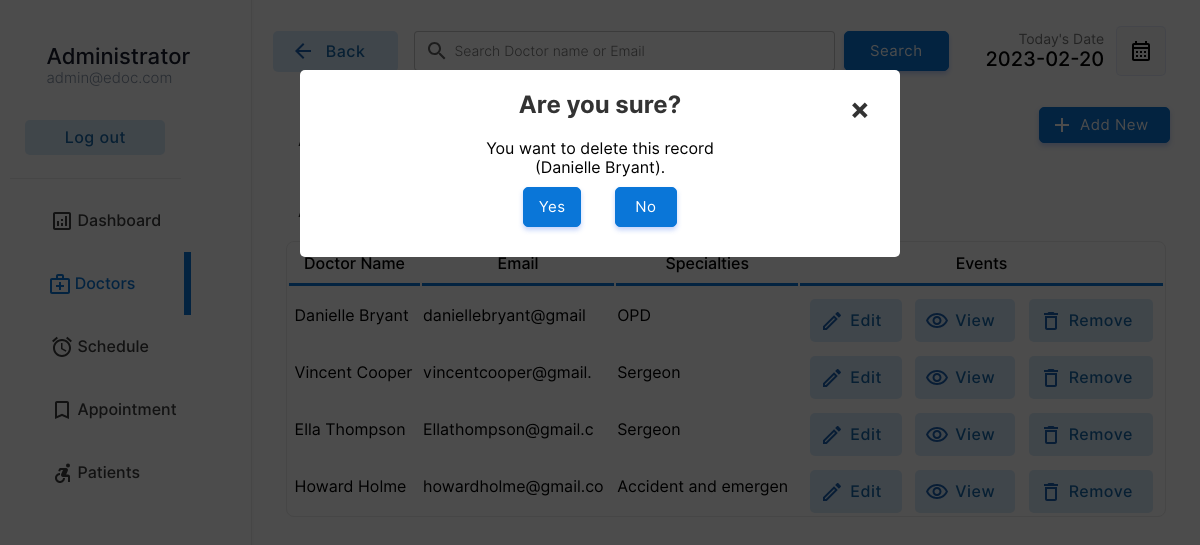
/doctor/doctors.php?action=drop&id=5&name=Danielle Bryant (signed in), run on the app's committed database.
### tables this page shows
CREATE TABLE `doctor` (
  `docid` int(11) NOT NULL,
  `docemail` varchar(255) DEFAULT NULL,
  `docname` varchar(255) DEFAULT NULL,
  `docpassword` varchar(255) DEFAULT NULL,
  `docnic` varchar(15) DEFAULT NULL,
  `doctel` varchar(15) DEFAULT NULL,
  `specialties` int(2) DEFAULT NULL
);

CREATE TABLE `specialties` (
  `id` int(2) NOT NULL,
  `sname` varchar(50) DEFAULT NULL
);

### doctor/doctors.php (the view, shortened to what the rows shown need)
<!DOCTYPE html>
<html lang="en">
<head>
    <link rel="stylesheet" href="../css/animations.css">
    <link rel="stylesheet" href="../css/main.css">
    <link rel="stylesheet" href="../css/admin.css">
</head>
<body>
    <?php
    include("../connection.php");
    ?>
        <div class="dash-body">
            <table border="0" width="100%" style=" border-spacing: 0;margin:0;padding:0;margin-top:25px; ">
                <?php
                    if($_POST){
                        $keyword=$_POST["search"];
                        $sqlmain= "select * from doctor where docemail='$keyword' or docname='$keyword' or docname like '$keyword%' or docname like '%$keyword' or docname like '%$keyword%'";
                    }else{
                        $sqlmain= "select * from doctor order by docid desc";
                    }
                ?>
                <tr>
                   <td colspan="4">
                       <center>
                        <div class="abc scroll">
                        <table width="93%" class="sub-table scrolldown" border="0">
                        <thead>
                        <tr>
                                <th class="table-headin">
                                Doctor Name
                                </th>
                                <th class="table-headin">
                                    Email
                                </th>
                                <th class="table-headin">
                                    Specialties
                                </th>
                                <th class="table-headin">
                                    Events
                                </tr>
                        </thead>
                        <tbody>
                            <?php
                                $result= $database->query($sqlmain);
                                if($result->num_rows==0){
                                    echo '<tr>
                                    <td colspan="4">
                                    <br><br><br><br>
                                    <center>
                                    <img src="../img/notfound.svg" width="25%">
                                    <br>
                                    <p class="heading-main12" style="margin-left: 45px;font-size:20px;color:rgb(49, 49, 49)">We  couldnt find anything related to your keywords !</p>
                                    <a class="non-style-link" href="doctors.php"><button  class="login-btn btn-primary-soft btn"  style="display: flex;justify-content: center;align-items: center;margin-left:20px;">&nbsp; Show all Doctors &nbsp;</font></button>
                                    </a>
                                    </center>
                                    <br><br><br><br>
                                    </td>
                                    </tr>';
                                }
                                else{
                                for ( $x=0; $x<$result->num_rows;$x++){
                                    $row=$result->fetch_assoc();
                                    $docid=$row["docid"];
                                    $name=$row["docname"];
                                    $email=$row["docemail"];
                                    $spe=$row["specialties"];
                                    $spcil_res= $database->query("select sname from specialties where id='$spe'");
                                    $spcil_array= $spcil_res->fetch_assoc();
                                    $spcil_name=$spcil_array["sname"];
                                    echo '<tr>
                                        <td> &nbsp;'.
                                        substr($name,0,30)
                                        .'</td>
                                        <td>
                                        '.substr($email,0,20).'
                                        </td>
                                        <td>
                                            '.substr($spcil_name,0,20).'
                                        </td>
                                        <td>
                                        <div style="display:flex;justify-content: center;">
                                        <a href="?action=edit&id='.$docid.'&error=0" class="non-style-link"><button  class="btn-primary-soft btn button-icon btn-edit"  style="padding-left: 40px;padding-top: 12px;padding-bottom: 12px;margin-top: 10px;"><font class="tn-in-text">Edit</font></button></a>
                                        &nbsp;&nbsp;&nbsp;
                                        <a href="?action=view&id='.$docid.'" class="non-style-link"><button  class="btn-primary-soft btn button-icon btn-view"  style="padding-left: 40px;padding-top: 12px;padding-bottom: 12px;margin-top: 10px;"><font class="tn-in-text">View</font></button></a>
                                       &nbsp;&nbsp;&nbsp;
                                       <a href="?action=drop&id='.$docid.'&name='.$name.'" class="non-style-link"><button  class="btn-primary-soft btn button-icon btn-delete"  style="padding-left: 40px;padding-top: 12px;padding-bottom: 12px;margin-top: 10px;"><font class="tn-in-text">Remove</font></button></a>
                                        </div>
                                        </td>
                                    </tr>';
                                }
                            }
                            ?>
                            </tbody>
                        </table>
                        </div>
                        </center>
                   </td>
                </tr>
            </table>
        </div>
    <?php
    if($_GET){
        $id=$_GET["id"];
        $action=$_GET["action"];
        if($action=='drop'){
            $nameget=$_GET["name"];
            echo '
            <div id="popup1" class="overlay">
                    <div class="popup">
                    <center>
                        <h2>Are you sure?</h2>
                        <a class="close" href="doctors.php">&times;</a>
                        <div class="content">
                            You want to delete this record<br>('.substr($nameget,0,40).').
                        </div>
                        <div style="display: flex;justify-content: center;">
                        <a href="delete-doctor.php?id='.$id.'" class="non-style-link"><button  class="btn-primary btn"  style="display: flex;justify-content: center;align-items: center;margin:10px;padding:10px;"<font class="tn-in-text">&nbsp;Yes&nbsp;</font></button></a>&nbsp;&nbsp;&nbsp;
                        <a href="doctors.php" class="non-style-link"><button  class="btn-primary btn"  style="display: flex;justify-content: center;align-items: center;margin:10px;padding:10px;"><font class="tn-in-text">&nbsp;&nbsp;No&nbsp;&nbsp;</font></button></a>
                        </div>
                    </center>
            </div>
            </div>
            ';
        }elseif($action=='edit'){
            $sqlmain= "select * from doctor where docid='$id'";
            $result= $database->query($sqlmain);
            $row=$result->fetch_assoc();
            $name=$row["docname"];
            $email=$row["docemail"];
            $spe=$row["specialties"];
            $spcil_res= $database->query("select sname from specialties where id='$spe'");
            $spcil_array= $spcil_res->fetch_assoc();
            $spcil_name=$spcil_array["sname"];
            $nic=$row['docnic'];
            $tele=$row['doctel'];
            $error_1=$_GET["error"];
                $errorlist= array(
                    '1'=>'<label for="promter" class="form-label" style="color:rgb(255, 62, 62);text-align:center;">Already have an account for this Email address.</label>',
                    '2'=>'<label for="promter" class="form-label" style="color:rgb(255, 62, 62);text-align:center;">Password Conformation Error! Reconform Password</label>',
                    '3'=>'<label for="promter" class="form-label" style="color:rgb(255, 62, 62);text-align:center;"></label>',
                    '4'=>"",
                    '0'=>'',
                );
            if($error_1!='4'){
                    echo '
                    <div id="popup1" class="overlay">
                            <div class="popup">
                            <center>
                                <a class="close" href="doctors.php">&times;</a>
                                <div style="display: flex;justify-content: center;">
                                <div class="abc">
                                <table width="80%" class="sub-table scrolldown add-doc-form-container" border="0">
                                <tr>
                                        <td class="label-td" colspan="2">'.
                                            $errorlist[$error_1]
                                        .'</td>
                                    </tr>
                                    <tr>
                                        <td>
                                            <p style="padding: 0;margin: 0;text-align: left;font-size: 25px;font-weight: 500;">Edit Doctor Details.</p>
                                        Doctor ID : '.$id.' (Auto Generated)<br><br>
                                        </td>
                                    </tr>
                                    <tr>
                                        <td class="label-td" colspan="2">
                                            <form action="edit-doc.php" method="POST" class="add-new-form">
                                            <label for="Email" class="form-label">Email: </label>
                                            <input type="hidden" value="'.$id.'" name="id00">
                                        </td>
                                    </tr>
                                    <tr>
                                        <td class="label-td" colspan="2">
                                        <input type="email" name="email" class="input-text" placeholder="Email Address" value="'.$email.'" required><br>
                                        </td>
                                    </tr>
                                    <tr>
                                        <td class="label-td" colspan="2">
                                            <label for="name" class="form-label">Name: </label>
                                        </td>
                                    </tr>
                                    <tr>
                                        <td class="label-td" colspan="2">
                                            <input type="text" name="name" class="input-text" placeholder="Doctor Name" value="'.$name.'" required><br>
                                        </td>
                                    </tr>
                                    <tr>
                                        <td class="label-td" colspan="2">
                                            <label for="nic" class="form-label">NIC: </label>
                                        </td>
                                    </tr>
                                    <tr>
                                        <td class="label-td" colspan="2">
                                            <input type="text" name="nic" class="input-text" placeholder="NIC Number" value="'.$nic.'" required><br>
                                        </td>
                                    </tr>
                                    <tr>
                                        <td class="label-td" colspan="2">
                                            <label for="Tele" class="form-label">Telephone: </label>
                                        </td>
                                    </tr>
                                    <tr>
                                        <td class="label-td" colspan="2">
                                            <input type="tel" name="Tele" class="input-text" placeholder="Telephone Number" value="'.$tele.'" required><br>
                                        </td>
                                    </tr>
                                    <tr>
                                        <td class="label-td" colspan="2">
                                            <label for="spec" class="form-label">Choose specialties: (Current'.$spcil_name.')</label>
                                        </td>
                                    </tr>
                                    <tr>
                                        <td class="label-td" colspan="2">
                                            <select name="spec" id="" class="box">';
                                                $list11 = $database->query("select  * from  specialties;");
                                                for ($y=0;$y<$list11->num_rows;$y++){
                                                    $row00=$list11->fetch_assoc();
                                                    $sn=$row00["sname"];
                                                    $id00=$row00["id"];
                                                    echo "<option value=".$id00.">$sn</option><br/>";
                                                };
                                echo     '       </select><br><br>
                                        </td>
                                    </tr>
                                    <tr>
                                        <td class="label-td" colspan="2">
                                            <label for="password" class="form-label">Password: </label>
                                        </td>
                                    </tr>
                                    <tr>
                                        <td class="label-td" colspan="2">
                                            <input type="password" name="password" class="input-text" placeholder="Defind a Password" required><br>
                                        </td>
                                    </tr><tr>
                                        <td class="label-td" colspan="2">
                                            <label for="cpassword" class="form-label">Conform Password: </label>
                                        </td>
                                    </tr>
                                    <tr>
                                        <td class="label-td" colspan="2">
                                            <input type="password" name="cpassword" class="input-text" placeholder="Conform Password" required><br>
                                        </td>
                                    </tr>
                                    <tr>
                                        <td colspan="2">
                                            <input type="reset" value="Reset" class="login-btn btn-primary-soft btn" >&nbsp;&nbsp;&nbsp;&nbsp;&nbsp;
                                            <input type="submit" value="Save" class="login-btn btn-primary btn">
                                        </td>
                                    </tr>
                                    </form>
                                    </tr>
                                </table>
                                </div>
                                </div>
                            </center>
                            <br><br>
                    </div>
                    </div>
                    ';
        }; };
    };
?>
</body>
</html>

### data on the page
doctor: docname "Danielle Bryant", docemail "daniellebryant@gmail", specialties.sname "OPD"
doctor: docname "Vincent Cooper", docemail "vincentcooper@gmail.", specialties.sname "Sergeon"
doctor: docname "Ella Thompson", docemail "Ellathompson@gmail.c", specialties.sname "Sergeon"
doctor: docname "Howard Holme", docemail "howardholme@gmail.co", specialties.sname "Accident and emergen"

### other printed values
substr($nameget,0,40) "Danielle Bryant"
